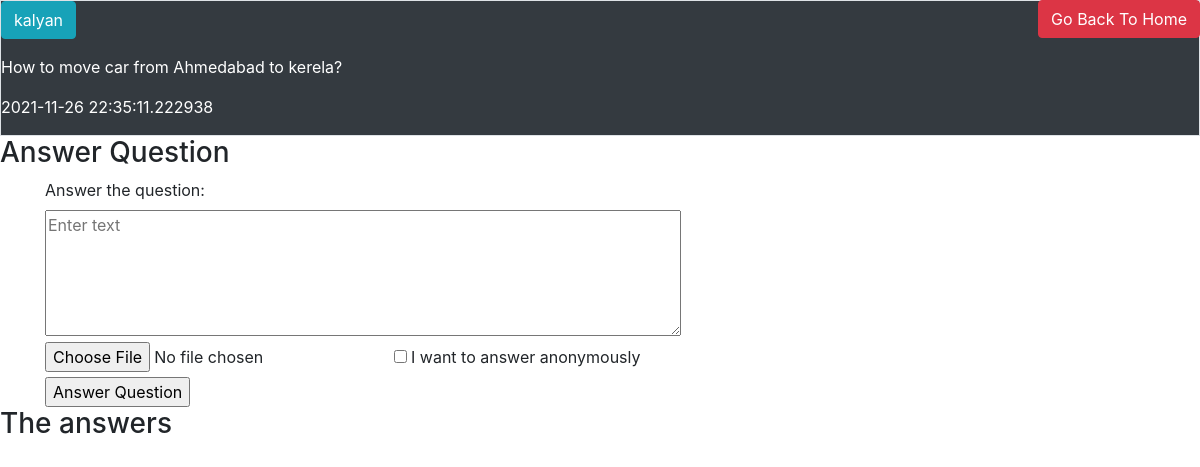
The page /Question/2 on the database as committed earlier.
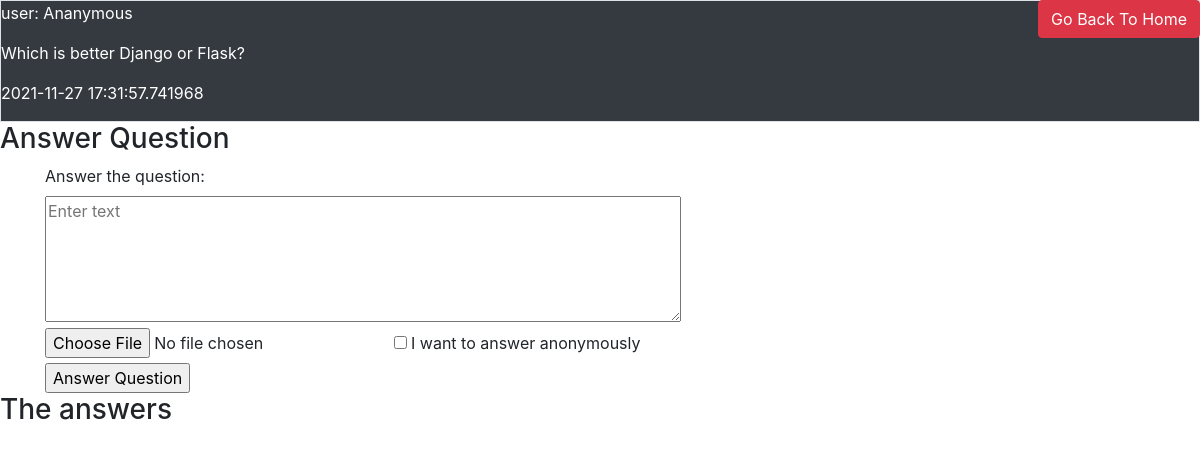
The same page on the database as committed later.
### tables this page shows
CREATE TABLE User(
    user_id     INTEGER PRIMARY KEY autoincrement,
    User_name   varchar(20),
    Password    blob(50),
    Salt        blob(8),
    Email       varchar(40),
    LastLogin   Text);

CREATE TABLE Questions(
    Q_id        INTEGER PRIMARY KEY autoincrement,
    user_id     int not null,
    Q_Text      varchar(500),
    Anonymous   int default 0,
    Date        Text);

### app.py (the view)
@app.route('/Question/<int:Q_id>',methods=["POST","GET"])
def Question(Q_id):
    if(request.method=="POST"):
        A_txt=request.form['A_text']
        An=int(request.form.get('anonymous',0))
        file=request.files['file']
        if(A_txt):
            A_id=InsertAns(Q_id,session['UserId'],A_txt,An)
            if(file):
                f_path=os.path.join(app.config['UPLOAD_FOLDER'],file.filename)
                file.save("static/"+f_path)
                InsertFiles(A_id,f_path)
            Own_mail=GetMailQuestion(Q_id)
            try:
                msg = Message( 'Hello from mini-quora!', sender ='chiluverupreeti@gmail.com', recipients = [str(Own_mail)])
                msg.body = 'Hello!! You got a message from Mini-quora! Your Posted question has been answered'
                mail.send(msg)
            except:
                print("Invalid user mail")
        else:
            print("Answer is blank")
        return render_template('Question.html',Question=GetQuestion(Q_id),Get_File=GetFileLoc,get_Name=GetUserName)
    else:
        return render_template('Question.html',Question=GetQuestion(Q_id),Get_File=GetFileLoc,get_Name=GetUserName)

### Sql_Querries.py (called while the page is built)
def GetUserName(U_Id):
    conn=sqlite3.connect('quora.db')
    cur=conn.cursor()
    cur.execute("Select User_name from User where user_id=?",(U_Id,))
    res=cur.fetchone()
    conn.close()
    return res[0]

def GetQuestion(Q_id):
    conn=sqlite3.connect('quora.db')
    cur=conn.cursor()
    cur.execute("Select * from Questions where Q_id=?",(Q_id,))
    Ques=cur.fetchall()
    cur.execute("Select * from Answer where Q_id=?",(Q_id,))
    Ans=cur.fetchall()
    conn.close()
    return {"Ques":Ques[0],"Ans":Ans}

### templates/Question.html (shortened to what this page needs)
{% extends "Base.html" %}
{% block Body %}
<a href="{{url_for('Home')}}" class="btn btn-danger float-right">Go Back To Home</a>
<div class="border bg-dark text-white">
    {% if Question['Ques'][3] == 1 %}
        <p>user: Ananymous<p>
    {% else %}
    <p><a href="/profile/{{Question['Ques'][1]}}" class="btn btn-info">{{get_Name(Question['Ques'][1])}}</a></p>
    {% endif %}
    <p>{{Question['Ques'][2]}}</p>
    <p>{{Question['Ques'][4]}}</p>
</div>
<h3>Answer Question</h3>
<div class="container">
    <form action="/Question/{{Question['Ques'][0]}}" method="POST" enctype="multipart/form-data">
        <label for="A_text2">Answer the question:</label>
        <br>
        <textarea rows="5" cols="60" name="A_text" placeholder="Enter text"></textarea>
        <br/>
        <input type="file" name="file" value="Add file to support your Answer">
        <input type="checkbox" id="anonymous" name="anonymous" value="1">
        <label for="anonymous"> I want to answer anonymously </label><br>
        <input type="submit" value="Answer Question"/>
    </form>
</div>
<h3> The answers </h3>
{% endblock Body %}

Rows that differ between the two databases and show on the page:
no longer on this page (row edited): User: User_name "kalyan"
changed Questions: Anonymous 0 → 1 (drawn); Q_Text "How to move car from Ahmedabad to kerela?" → "Which is better Django or Flask?"; Date "2021-11-26 22:35:11.222938" → "2021-11-27 17:31:57.741968"; user_id 2 → 1 (drawn)
Other text that changed with them:
text now shown: "user: Ananymous"
